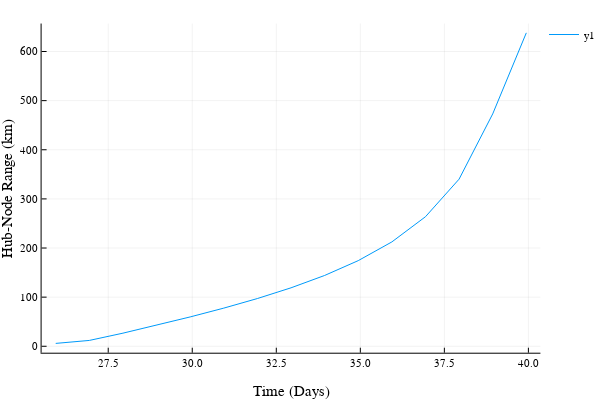

Write notebook code for a chart like this one.
### Code cell
#Plot true Hub-Node range
r = zeros(length(t_samp));
for k = 1:length(t_samp)
    r[k] = 1000*norm(node_soln[k][1:3] - hub_soln[k][1:3]);
end
plot(t_samp,r, xlabel="Time (Days)", ylabel="Hub-Node Range (km)")

### Figure 1 — Plotly figure (JSON) as saved in the notebook; plotly's stock layout.template omitted (floating-point values rounded to 4 significant figures)
{"data": [{"colorbar": {"title": ""}, "hoverinfo": "text", "legendgroup": "y1", "line": {"color": "rgba(0, 154, 250, 1.000)", "dash": "solid", "shape": "linear", "width": 1}, "mode": "lines", "name": "y1", "showlegend": true, "text": [null, null, null, null, null, null, null, null, null, null, null, null, null, null, null], "type": "scatter", "x": [25.94, 26.94, 27.94, 28.94, 29.94, 30.94, 31.94, 32.94, 33.94, 34.94, 35.94, 36.94, 37.94, 38.94, 39.94], "xaxis": "x1", "y": [5.876, 11.89, 26.7, 42.86, 59.75, 77.69, 97.18, 119.0, 144.1, 174.3, 212.4, 263.7, 340.2, 472.9, 637.9], "yaxis": "y1"}], "layout": {"annotations": [], "height": 400, "legend": {"bgcolor": "rgba(255, 255, 255, 1.000)", "bordercolor": "rgba(0, 0, 0, 1.000)", "font": {"color": "rgba(0, 0, 0, 1.000)", "family": "sans-serif", "size": 11}, "tracegroupgap": 0, "x": 1, "y": 1}, "margin": {"b": 20, "l": 0, "r": 0, "t": 20}, "paper_bgcolor": "rgba(255, 255, 255, 1.000)", "plot_bgcolor": "rgba(255, 255, 255, 1.000)", "showlegend": true, "width": 600, "xaxis": {"anchor": "y1", "domain": [0.07647, 0.9934], "gridcolor": "rgba(0, 0, 0, 0.100)", "gridwidth": 0.5, "linecolor": "rgba(0, 0, 0, 1.000)", "mirror": false, "range": [25.52, 40.36], "showgrid": true, "showline": true, "showticklabels": true, "tickangle": 0, "tickcolor": "rgb(0, 0, 0)", "tickfont": {"color": "rgba(0, 0, 0, 1.000)", "family": "sans-serif", "size": 11}, "tickmode": "array", "ticks": "inside", "ticktext": ["27.5", "30.0", "32.5", "35.0", "37.5", "40.0"], "tickvals": [27.5, 30, 32.5, 35, 37.5, 40], "title": "Time (Days)", "titlefont": {"color": "rgba(0, 0, 0, 1.000)", "family": "sans-serif", "size": 15}, "type": "-", "visible": true, "zeroline": false, "zerolinecolor": "rgba(0, 0, 0, 1.000)"}, "yaxis": {"anchor": "x1", "domain": [0.07581, 0.9902], "gridcolor": "rgba(0, 0, 0, 0.100)", "gridwidth": 0.5, "linecolor": "rgba(0, 0, 0, 1.000)", "mirror": false, "range": [-13.09, 656.9], "showgrid": true, "showline": true, "showticklabels": true, "tickangle": 0, "tickcolor": "rgb(0, 0, 0)", "tickfont": {"color": "rgba(0, 0, 0, 1.000)", "family": "sans-serif", "size": 11}, "tickmode": "array", "ticks": "inside", "ticktext": ["0", "100", "200", "300", "400", "500", "600"], "tickvals": [0, 100, 200, 300, 400, 500, 600], "title": "Hub-Node Range (km)", "titlefont": {"color": "rgba(0, 0, 0, 1.000)", "family": "sans-serif", "size": 15}, "type": "-", "visible": true, "zeroline": false, "zerolinecolor": "rgba(0, 0, 0, 1.000)"}}}
